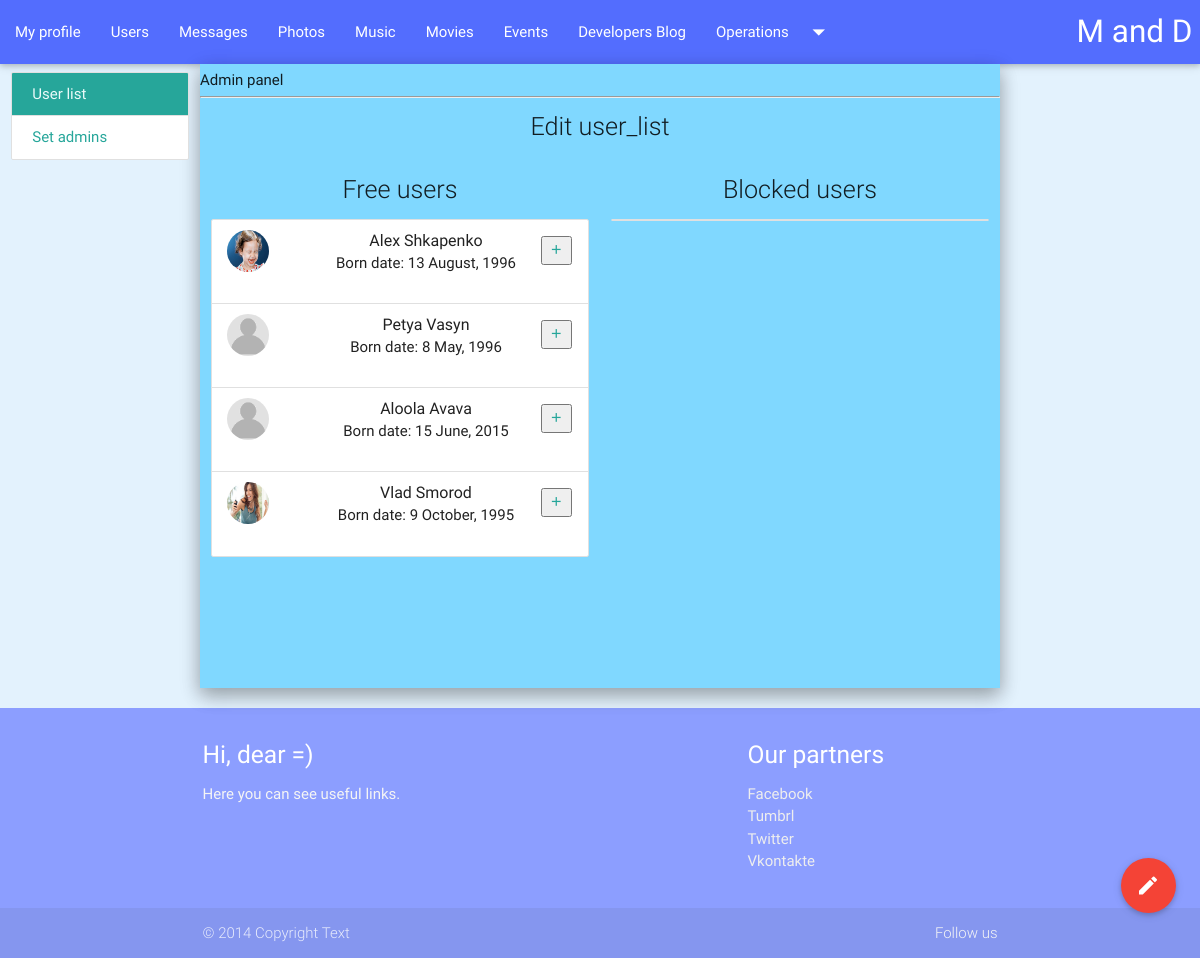
Page /pages/admin.php?page=user_list (signed in) on the committed database.
### tables this page shows
CREATE TABLE IF NOT EXISTS `users` (
  `id` int(11) NOT NULL AUTO_INCREMENT,
  `first_name` text NOT NULL,
  `last_name` text NOT NULL,
  `email` text NOT NULL,
  `password` text NOT NULL,
  `born_date` text NOT NULL,
  `biography` text NOT NULL,
  `country` text NOT NULL,
  `question` text NOT NULL,
  `answer` text NOT NULL,
  `gender` text NOT NULL,
  `reg_date` timestamp NOT NULL DEFAULT CURRENT_TIMESTAMP ON UPDATE CURRENT_TIMESTAMP,
  `ava` text NOT NULL,
  `admin` int(11) NOT NULL,
  `blocked` int(11) NOT NULL,
  PRIMARY KEY (`id`)
);

### pages/admin.php (the view, shortened to what this page needs)
<!DOCTYPE html>
  <html>
    <head>
    <link type="text/css" rel="stylesheet" href="css/materialize.min.css"  media="screen,projection"/>
	<link type="text/css" rel="stylesheet" href="css/user.css"  media="screen,projection"/>
	<link href="load/css/style.css" rel="stylesheet" />
    </head>
    <body>
<header>
	<div class="navbar">
	  <nav class="indigo accent-2">
		<div class="nav-wrapper">
		  <a href="#" class="brand-logo right">M and D</a>
		  <ul id="nav-mobile" class="left hide-on-med-and-down">
			<li><a href="profile.php">My profile</a></li>
			<li><a href="user_list.php">Users</a></li>
			<li><a href="messages.php">Messages</a></li>
			<li><a href="gallery.php">Photos</a></li>
			<li><a href="music.php">Music</a></li>
			<li><a href="movies.php">Movies</a></li>
			<li><a href="#">Events</a></li>
			<li><a href="#">Developers Blog</a></li>
			<li><a class="dropdown-button" href="#!" data-activates="operations">Operations<i class="mdi-navigation-arrow-drop-down right"></i></a></li>
		  </ul>
		</div>
	  </nav>
  </div>
</header>
<main>
<div class="container-fluid">
<div class="row">
<div class="col s2 m2">
      <div class="collection">
	  <?php if(isset($_GET['page'])){
		if($_GET['page'] == 'user_list'){
			?>
			<a href="admin.php?page=user_list" class="collection-item active">User list</a>
			<a href="admin.php?page=user_admin" class="collection-item">Set admins</a>
			<?php
		}
			?>
			<?php
	  }else{ ?>
	  		<a href="admin.php?page=user_list" class="collection-item">User list</a>
			<a href="admin.php?page=user_admin" class="collection-item">Set admins</a>
	  <?php } ?>
      </div>
</div>
<div class="col s8 m8 deep-purple accent-1 z-depth-2 user-container light-blue lighten-5">
<div class="container-fluid">
  <h6>Admin panel</h6>
  <hr>
<?php if(isset($_GET['page'])){ if ($_GET['page']=="user_list"){ ?>
<div class="container-fluid">
<div class="row center">
<span class="flow-text">Edit user_list</span>
</div>
<div class="row center">
<div class="col m6" style="height: 500px; overflow-y:auto">
<span class="flow-text">Free users</span>
<ul class="collection">
<?php
$user_list = mysql_query("select * from users where blocked='0'");
while($arr1 = mysql_fetch_array($user_list)){
?>
		<li class="collection-item avatar">
		  <a href=""><img src="<?php echo $arr1['ava'] ?>" alt="avatar" class="circle"></a>
		  <span class="title"><?php echo $arr1['first_name'].' '.$arr1['last_name']; ?></span>
		  <p> Born date: <?php echo ' ' .$arr1['born_date']; ?> </p>
		  <form method="POST">
		  <button type="submit" class="secondary-content"><i class="mdi-content-add"></i></button>
		  </form>
		</li>
		<?php
	}?>
</ul>
</div>
<div class="col m6">
<span class="flow-text">Blocked users</span>
<ul class="collection">
</ul>
</div>
</div>
</div>
<?php
 }
if ($_GET['page']=="user_admin"){	?>
<div class="container-fluid">
<div class="row center">
<span class="flow-text">Set/delete admins</span>
</div>
<div class="row center">
<div class="col m6" style="height: 500px; overflow-y:auto">
<span class="flow-text">Users</span>
<ul class="collection">
<?php
$user_list = mysql_query("select * from users where admin='0'");
while($arr1 = mysql_fetch_array($user_list)){
?>
		<li class="collection-item avatar">
		  <a href=""><img src="<?php echo $arr1['ava'] ?>" alt="avatar" class="circle"></a>
		  <span class="title"><?php echo $arr1['first_name'].' '.$arr1['last_name']; ?></span>
		  <p> Born date: <?php echo ' ' .$arr1['born_date']; ?> </p>
		  <form method="POST">
		  <input type="hidden" name="user_id" value="<?php echo $arr1['id'] ?>">
		  <button type="submit" class="secondary-content"><i class="mdi-content-add"></i></button>
		  </form>
		</li>
		<?php
	}?>
</ul>
</div>
<div class="col m6">
<span class="flow-text">Admins</span>
<ul class="collection">
<?php
$user_list = mysql_query("select * from users where admin='1'");
while($arr2 = mysql_fetch_array($user_list)){
?>
		<li class="collection-item avatar">
		  <a href=""><img src="<?php echo $arr2['ava'] ?>" alt="avatar" class="circle"></a>
		  <span class="title"><?php echo $arr2['first_name'].' '.$arr2['last_name']; ?></span>
		  <p> Born date: <?php echo ' ' .$arr2['born_date']; ?> </p>
		  <form method="POST">
		  <input type="hidden" name="admin_id" value="<?php echo $arr2['id'] ?>">
		  <button type="submit" class="secondary-content"><i class="mdi-content-clear"></i></button>
		  </form>
		</li>
		<?php
	} ?>
</ul>
</div>
</div>
</div>
<?php }}else{ ?>
			<span class="flow-text center"> Choose what you want. </span>
<?php } ?>
</div>
</div>
<div class="fixed-action-btn" style="bottom: 45px; right: 24px;">
    <a class="btn-floating btn-large red" >
      <i class="large mdi-editor-mode-edit"></i>
    </a>
    <ul>
      <li><a class="btn-floating red" href='profile.php?id=<?php echo $_SESSION['id'] ?>'><i class="large mdi-action-account-circle"></i></a></li>
      <li><a class="btn-floating yellow darken-1" href="settings.php?page=main"><i class="large mdi-image-edit"></i></a></li>
      <li><a class="btn-floating green modal-trigger" href="#message""><i class="large mdi-content-mail"></i></a></li>
      <li><a class="btn-floating blue" href="posts.php?id=<?php echo $_SESSION['id'] ?>"><i class="large mdi-content-inbox"></i></a></li>
    </ul>
</div>
</div>
</div>
</main>
<?php include('php/footer.php'); ?>
    </body>
</html>

### pages/css/user.css (style rules this page uses)
body { background-color: #e3f2fd; }
.user-container { min-height: 40em !important; padding: 0 0 0 0 !important; }

### rows in the picture
users: ava (picture), first_name "Alex", last_name "Shkapenko", born_date "13 August, 1996"
users: ava (placeholder picture), first_name "Petya", last_name "Vasyn", born_date "8 May, 1996"
users: ava (placeholder picture), first_name "Aloola", last_name "Avava", born_date "15 June, 2015"
users: ava (picture), first_name "Vlad", last_name "Smorod", born_date "9 October, 1995"
